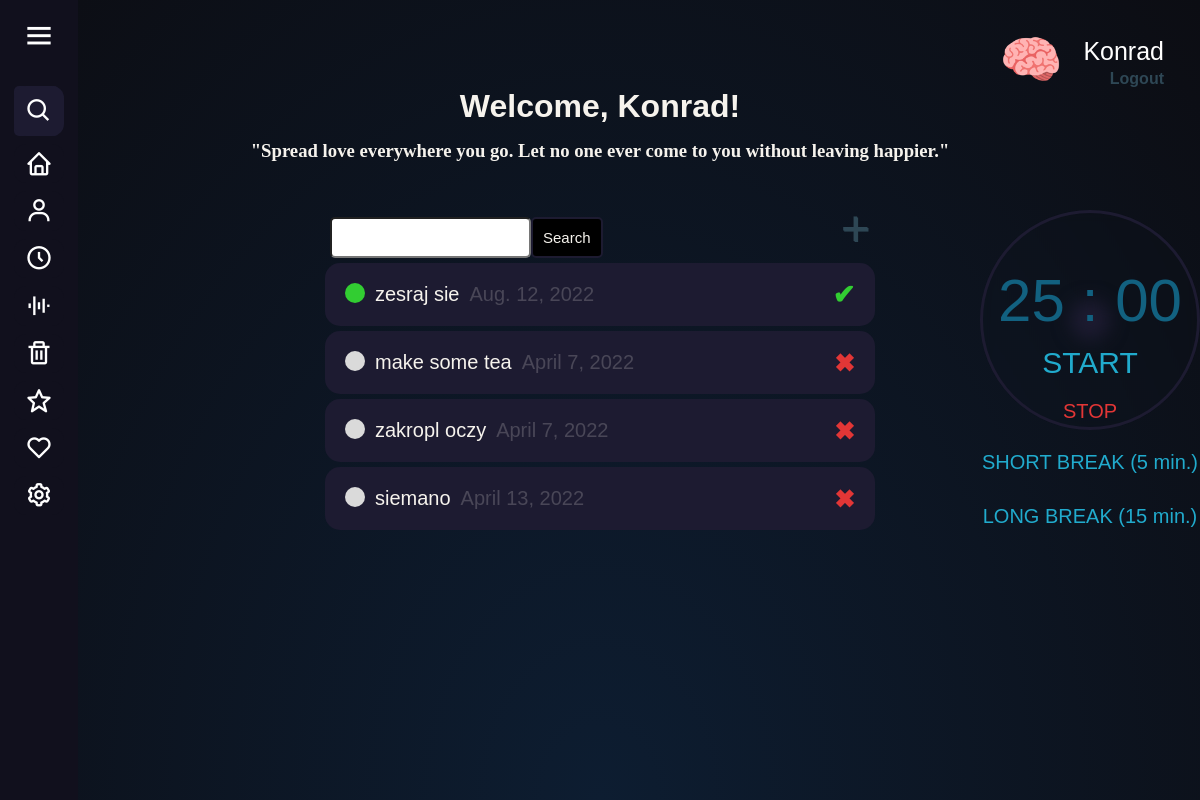
Before: / (signed in) with the older database file.
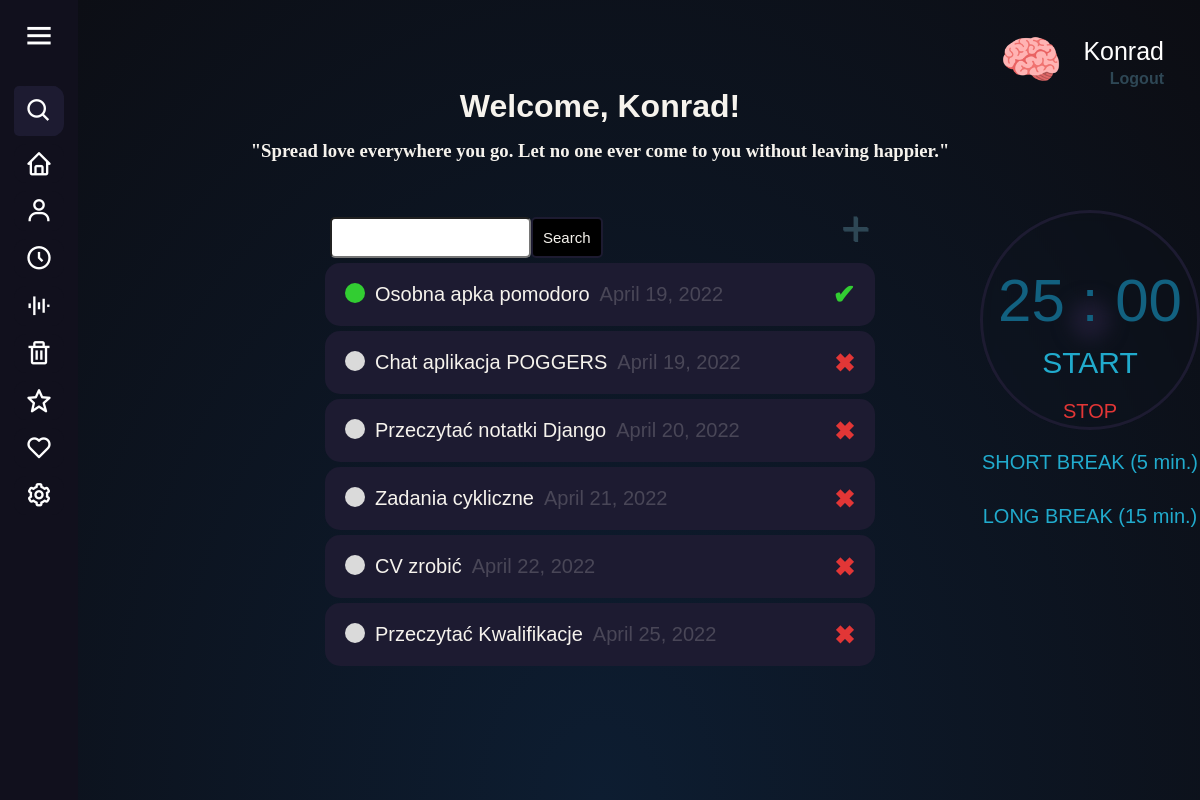
After: the same page with the newer database file.
### website/models.py (models this page shows, shortened)
class Profile(models.Model):
    user = models.OneToOneField(User, on_delete=models.CASCADE)
    avatar = models.ImageField(default='default.jpg', upload_to='profile_images', blank=True, null=True)
    bio = models.TextField(default='Write Your bio here...')

class Task(models.Model):
    name = models.CharField(max_length=69)
    description = models.TextField(max_length=1337)
    deadline = models.DateField()
    status = models.BooleanField("I am currently doing this")
    visible = models.BooleanField(default=False)
    user = models.ForeignKey(User, on_delete=models.CASCADE, null=True, blank=True)
    def __str__(self):
        return self.name
    class Meta:
        ordering = ['-status', 'deadline']

### website/views.py (the view)
# urls.py: path('', views.MainTasksView.as_view(), name='main-tasks'),
class MainTasksView(LoginRequiredMixin, ListView):
    model = Task
    context_object_name = "tasks"
    template_name = "maintasks.html"
    def get_context_data(self, **kwargs):
        context = super().get_context_data(**kwargs)
        context['tasks'] = context['tasks'].filter(user=self.request.user)
        context['count'] = context['tasks'].filter(status=False).count()
        search_input = self.request.GET.get('search_bar') or ''
        if search_input:
            context['tasks'] = context['tasks'].filter(name__icontains=search_input)
        context['search_input'] = search_input
        quotes = ['"Logic will take you from A to B. Imagination will take you everywhere."',
                  '"Hate is a lack of imagination."',
                  '"I am a brain, Watson. The rest of me is a mere appendix."',
                  '"Beauty you are born with, but brains you earn."',
                  '"I not only use all the brains that I have, but all I can borrow."',
                  '"It’s not that I’m so smart, it’s just that I stay with problems longer."',
                  '"Any fool can know. The point is to understand."',
                  '"The measure of intelligence is the ability to change."',
                  '"Try not to become a person of success, but rather try to become a person of value."',
                  '"Education is not the learning of the facts, but the training of the mind to think."',
                  '"Spread love everywhere you go. Let no one ever come to you without leaving happier."',
                  '"Always remember that you are absolutely unique. Just like everyone else."',
                  '"Do not judge each day by the harvest you reap but by the seeds that you plant."',
                  '"The future belongs to those who believe in the beauty of their dreams."',
                  '"Tell me and I forget. Teach me and I remember. Involve me and I learn."',
                  '"It is during our darkest moments that we must focus to see the light."',
                  '"Life is a long lesson in humility."',
                  '"Success usually comes to those who are too busy to be looking for it."',
                  '"The way to get started is to quit talking and begin doing."',
                  '"If you really look closely, most overnight successes took a long time."',
                  '"The road to success and the road to failure are almost exactly the same."',
                  '"If you want to achieve excellence, you can get there today. As of this second, quit doing less-than-excellent work."',
                  '"Before anything else, preparation is the key to success."',
                  ]
        context['random_quote'] = random.choice(quotes)
        return context

### website/templates/maintasks.html (shortened to what this page needs)
{% extends "base.html" %}
{% block content %}
<html lang="en">
<head>
</head>
<body>
<div class="user-header-info">
{% if request.user.is_authenticated %}
<p class="user-nickname">
    <img class="rounded-circle account-img-main" src="{{ user.profile.avatar.url }} " style="cursor: pointer;"/>
    {{ request.user }}
</p>
<a class="user-log" href="{% url 'logout' %}">Logout</a>
{% else %}
<a class="user-log" href="{% url 'login' %}">Login</a>
{% endif %}
</div>
<div class="header-bar">
    <div>
        <h1>Welcome, {{ request.user.username|title }}!</h1>
        <h3 class="random-quote">{{ random_quote }}</h3>
    </div>
</div>
<div class="container">
<div class="search-bar-wrapper">
<form method="GET" class="search-bar">
    <input type="text" name="search_bar" value="{{ search_input }}">
    <input class="search-button" type="submit" value="Search">
</form>
    <div class="btn btn-primary tooltip-plus">
        <a id="create-link" href="{% url 'create-tasks' %}">&#x2b;</a>
    </div>
</div>
    <div class="item tasks-wrapper">
        {% for task in tasks %}
        {% if task.visible == False %}
        <div class="specific-task">
            {% if task.status %}
                <div class="task-name">
                    <div class="task-completed-icon"></div>
                    <a href="{% url 'update-tasks' task.id %}">{{ task }}</a>
                    <div class="deadline-task">{{ task.deadline }}</div>
                </div>
            <div class="btn btn-primary tooltip-tick">
                <a class="delete-done-link" href="{% url 'confirm-tasks' task.id %}">&#10004;</a>
            </div>
            {% else %}
                <div class="task-name">
                    <div class="task-incomplete-icon"></div>
                    <a href="{% url 'update-tasks' task.id %}">{{ task }}</a>
                    <div class="deadline-task">{{ task.deadline }}</div>
                </div>
            <div class="btn btn-primary tooltip">
                <a class="delete-link" href="{% url 'delete-tasks' task.id %}">&#10006;</a>
            </div>
            {% endif %}
        </div>
        {% endif %}
        {% empty %}
        <h3>No tasks yet.</h3>
        {% endfor %}
    </div>
</div>
<div id="pomodoro-app">
  <div id="container">
    <div id="timer">
        <div class="circle"></div>
      <div id="time">
        <span id="minutes">25</span>
        <span id="colon">:</span>
        <span id="seconds">00</span>
      </div>
        <button id="work">START</button><br>
        <button id="stop">STOP</button>
    </div>
    <div>
      <button id="shortBreak">SHORT BREAK (5 min.)</button><br>
      <button id="longBreak">LONG BREAK (15 min.)</button>
    </div>
  </div>
</div>
</body>
</html>
{% endblock content %}

### website/templates/base.html (shortened to what this page needs)
{% load static %}
<html lang="en">
<head>
    <link rel="stylesheet" href="{% static 'style.css' %}">
    <link href='https://unpkg.com/boxicons@2.0.7/css/boxicons.min.css' rel='stylesheet'>
</head>
<body>
<div class="sidebar">
    <div class="logo-details">
        <i class='bx bx-menu' id="btn" ></i>
    </div>
    <ul class="nav-list">
      <li>
          <i class='bx bx-search' ></i>
      </li>
		<li>
       <a href="{% url 'main-tasks' %}">
         <i class='bx bx-home' ></i>
       </a>
     </li>
      <li>
       <a href="{% url 'users-profile' %}">
         <i class='bx bx-user'></i>
       </a>
     </li>
     <li>
       <a href="#">
         <i class='bx bx-time-five' ></i>
       </a>
     </li>
     <li>
       <a href="#">
         <i class='bx bx-equalizer'></i>
       </a>
     </li>
		<li>
        <a href="{% url 'completed-tasks' %}">
          <i class='bx bx-trash'></i>
        </a>
      </li>
     <li>
       <a href="#">
         <i class='bx bx-star' ></i>
       </a>
     </li>
     <li>
       <a href="#">
         <i class='bx bx-heart' ></i>
       </a>
     </li>
     <li>
       <a href="#">
         <i class='bx bx-cog' ></i>
       </a>
     </li>
     <li class="profile">
         <div class="profile-details">
           <div class="name_job">
             <div class="name">Focus App Co.</div>
             <div class="job">immerse yourself, at peace...</div>
           </div>
         </div>
         <i class='' id="log_out"></i>
     </li>
    </ul>
  </div>
    {% block content %}
    {% endblock content %}
</body>
</html>

Changed rows visible on the page:
removed Task: name "zesraj sie", deadline "Aug. 12, 2022"
removed Task: name "make some tea", deadline "April 7, 2022"
removed Task: name "zakropl oczy", deadline "April 7, 2022"
removed Task: name "siemano", deadline "April 13, 2022"
added Task: name "Osobna apka pomodoro", deadline "April 19, 2022"
added Task: name "Chat aplikacja POGGERS", deadline "April 19, 2022"
added Task: name "Przeczytać notatki Django", deadline "April 20, 2022"
added Task: name "Zadania cykliczne", deadline "April 21, 2022"
added Task: name "CV zrobić", deadline "April 22, 2022"
added Task: name "Przeczytać Kwalifikacje", deadline "April 25, 2022"
